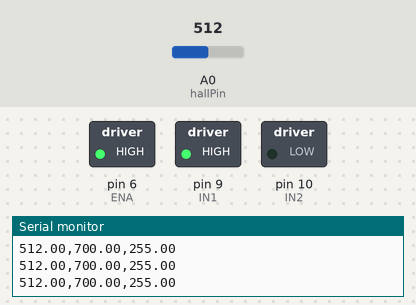
Bench run of a sketch on a simulated Arduino Uno, built with avr-gcc and run on an emulated ATmega328P. On the bench: switched loads named in the sketch (green lamp = pin HIGH), the last lines printed to the serial monitor. The test bench sets the inputs (shaded band); at power-on: A0 (hallPin) = 512.

Above: at 1.2 s.
1.3 s: A0 (hallPin) set to 574
2.8 s: A0 (hallPin) set to 599
At 3.9 s:
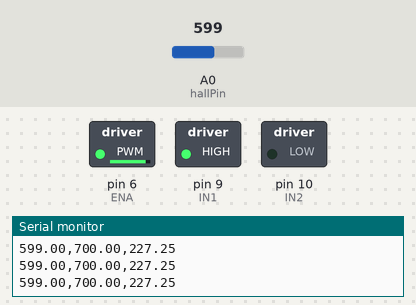
4.3 s: A0 (hallPin) set to 710
At 5.7 s:
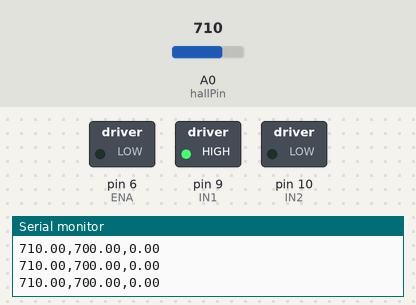
Timing chart, 0 to 7.3 s (numbered marks = the images above; inputs shaded):
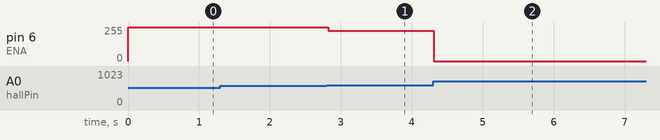

Measured:
- after the input at 2.8 s, pin 6 (ENA): 255/255 → 227/255 at once
- after the input at 4.3 s, pin 6 (ENA): 227/255 → 0/255 at once

The sketch:

L298N_circuit_new_nov12b_copy_20251112205504.ino
```cpp
#include <PID_v1_bc.h>

// Pin setup
const int IN1 = 9;
const int IN2 = 10;
const int ENA = 6;
const int hallPin = A0;

// PID variables
double setpoint = 700;   // target hall reading for levitation
double input;            // current hall sensor reading
double output;           // pwm output from PID (0–255)

// PID tuning constants (tune for stability)
double Kp = 2.25, Ki = 0.0, Kd = 0.0;

// create PID object
PID levitatePID(&input, &output, &setpoint, Kp, Ki, Kd, DIRECT);

void setup() {
  pinMode(IN1, OUTPUT);
  pinMode(IN2, OUTPUT);
  pinMode(ENA, OUTPUT);
  pinMode(hallPin, INPUT);

  digitalWrite(IN1, HIGH);  // fixed polarity
  digitalWrite(IN2, LOW);

  Serial.begin(9600);
  Serial.println("PID Magnetic Levitation Control + Serial Plotter");

  levitatePID.SetMode(AUTOMATIC);
  levitatePID.SetOutputLimits(0, 255);  // PWM range
  TCCR0B = TCCR0B & B11111000 | B00000010; //  7812.50 Hz
}

void loop() {
  // read hall sensor
  input = analogRead(hallPin);

  // compute PID output
  levitatePID.Compute();

  // write PWM to electromagnet
  analogWrite(ENA, output);

  // serial plotter format: hallValue, setpoint, pwmOutput
  Serial.print(input);
  Serial.print(",");
  Serial.print(setpoint);
  Serial.print(",");
  Serial.println(output);

  // delay(10); // short delay for smoother plotting
}
```
